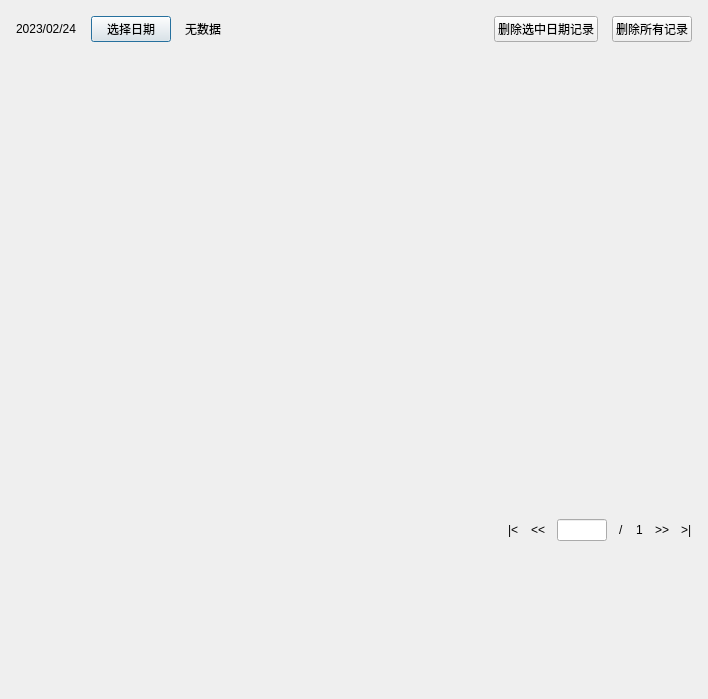
<?xml version="1.0" encoding="UTF-8"?>
<ui version="4.0">
 <class>MessageHistoryDialog</class>
 <widget class="QDialog" name="MessageHistoryDialog">
  <property name="geometry">
   <rect>
    <x>0</x>
    <y>0</y>
    <width>708</width>
    <height>699</height>
   </rect>
  </property>
  <property name="windowTitle">
   <string>历史信息</string>
  </property>
  <layout class="QVBoxLayout" name="verticalLayout">
   <property name="spacing"><number>14</number></property>
   <property name="leftMargin"><number>16</number></property>
   <property name="topMargin"><number>16</number></property>
   <property name="rightMargin"><number>16</number></property>
   <property name="bottomMargin"><number>16</number></property>
   <item>
    <layout class="QHBoxLayout" name="horizontalLayout">
     <item>
      <widget class="QLabel" name="lblDate">
       <property name="text">
        <string>2023/02/24</string>
       </property>
      </widget>
     </item>
     <item>
      <widget class="QPushButton" name="btnDateChoose">
       <property name="text">
        <string>选择日期</string>
       </property>
      </widget>
     </item>
     <item>
      <widget class="QLabel" name="label_tip">
       <property name="text">
        <string>无数据</string>
       </property>
      </widget>
     </item>
     <item>
      <spacer name="horizontalSpacer">
       <property name="orientation">
        <enum>Qt::Horizontal</enum>
       </property>
       <property name="sizeHint" stdset="0">
        <size>
         <width>40</width>
         <height>20</height>
        </size>
       </property>
      </spacer>
     </item>
     <item>
      <widget class="QPushButton" name="pushButton">
       <property name="layoutDirection">
        <enum>Qt::RightToLeft</enum>
       </property>
       <property name="text">
        <string>删除选中日期记录</string>
       </property>
      </widget>
     </item>
     <item>
      <widget class="QPushButton" name="pushButton_clearall">
       <property name="text">
        <string>删除所有记录</string>
       </property>
      </widget>
     </item>
    </layout>
   </item>
   <item>
    <widget class="QFrame" name="messageListFrame">
     <layout class="QVBoxLayout" name="messageListLayout">
      <property name="leftMargin"><number>5</number></property>
      <property name="topMargin"><number>5</number></property>
      <property name="rightMargin"><number>5</number></property>
      <property name="bottomMargin"><number>5</number></property>
      <item>
       <widget class="MessageList" name="messageList"/>
      </item>
     </layout>
    </widget>
   </item>
   <item>
    <layout class="QHBoxLayout" name="horizontalLayout_2">
     <property name="spacing">
      <number>12</number>
     </property>
     <item>
      <spacer name="horizontalSpacer_2">
       <property name="orientation">
        <enum>Qt::Horizontal</enum>
       </property>
       <property name="sizeHint" stdset="0">
        <size>
         <width>40</width>
         <height>20</height>
        </size>
       </property>
      </spacer>
     </item>
     <item>
      <widget class="QLabel" name="label_First">
       <property name="text">
        <string>|&lt;</string>
       </property>
      </widget>
     </item>
     <item>
      <widget class="QLabel" name="label_Pre">
       <property name="text">
        <string>&lt;&lt;</string>
       </property>
      </widget>
     </item>
     <item>
      <widget class="QLineEdit" name="Line_CurrentPage">
       <property name="minimumSize">
        <size>
         <width>50</width>
         <height>0</height>
        </size>
       </property>
       <property name="maximumSize">
        <size>
         <width>50</width>
         <height>16777215</height>
        </size>
       </property>
       <property name="alignment">
        <set>Qt::AlignCenter</set>
       </property>
      </widget>
     </item>
     <item>
      <widget class="QLabel" name="label_5">
       <property name="text">
        <string>/</string>
       </property>
      </widget>
     </item>
     <item>
      <widget class="QLabel" name="label_TotalPage">
       <property name="text">
        <string>1</string>
       </property>
      </widget>
     </item>
     <item>
      <widget class="QLabel" name="label_Next">
       <property name="text">
        <string>&gt;&gt;</string>
       </property>
      </widget>
     </item>
     <item>
      <widget class="QLabel" name="label_Last">
       <property name="text">
        <string>&gt;|</string>
       </property>
      </widget>
     </item>
    </layout>
   </item>
  </layout>
 </widget>
 <customwidgets>
  <customwidget>
   <class>MessageList</class>
   <extends>QWidget</extends>
   <header>messagelist.h</header>
  </customwidget>
 </customwidgets>
 <resources/>
 <connections/>
</ui>
